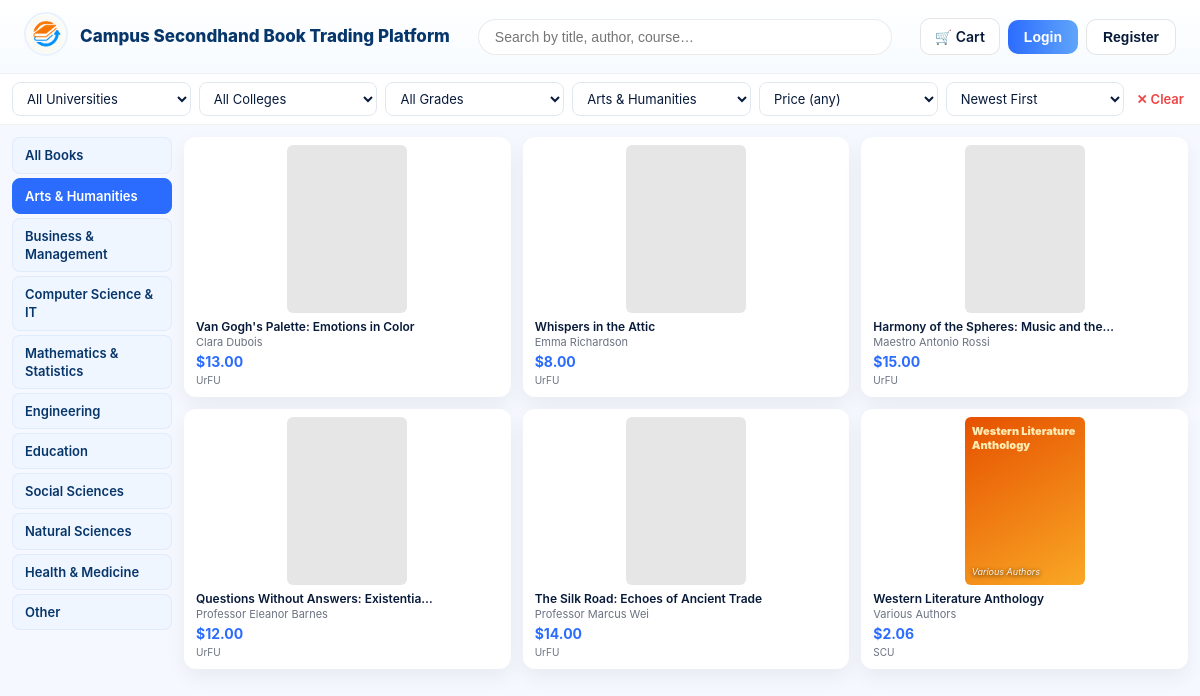
Page /home/?category=arts on the earlier database version.
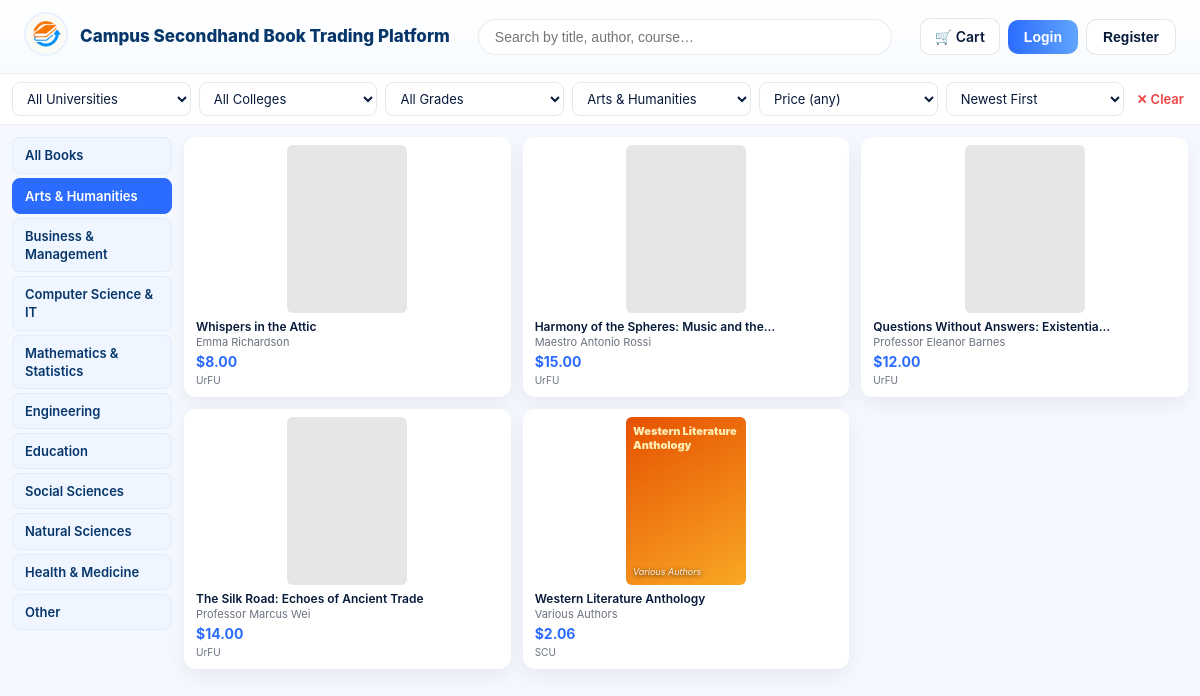
Same page on the later database version.
### books/models.py (models this page shows, shortened)
class Book(models.Model):
    CONDITION_CHOICES = [
        ('like_new', 'Like New (98%)'),
        ('good', 'Good (85%)'),
        ('used', 'Used (70%)'),
    ]
    CATEGORY_CHOICES = [
        ('arts', 'Arts & Humanities'),
        ('business', 'Business & Management'),
        ('cs', 'Computer Science & IT'),
        ('math', 'Mathematics & Statistics'),
        ('engineering', 'Engineering'),
        ('education', 'Education'),
        ('social', 'Social Sciences'),
        ('natural', 'Natural Sciences'),
        ('health', 'Health & Medicine'),
        ('other', 'Other'),
    ]
    GRADE_CHOICES = [
        ('elem', 'Elementary School'),
        ('middle', 'Middle School'),
        ('hs', 'High School'),
        ('1', 'Freshman (Year 1)'),
        ('2', 'Sophomore (Year 2)'),
        ('3', 'Junior (Year 3)'),
        ('4', 'Senior (Year 4)'),
        ('ms1', "Master's Year 1"),
        ('ms2', "Master's Year 2"),
        ('ms3', "Master's Year 3"),
        ('phd1', 'PhD Year 1'),
        ('phd2', 'PhD Year 2'),
        ('phd3', 'PhD Year 3'),
        ('phd4', 'PhD Year 4'),
        ('phd5', 'PhD Year 5+'),
    ]
    title = models.CharField(max_length=300, verbose_name='Book Title / 书名')
    author = models.CharField(max_length=200, verbose_name='Author / 作者')
    price = models.DecimalField(
        max_digits=8, decimal_places=2, null=True, blank=True,
        verbose_name='Price / 价格'
    )
    description = models.TextField(blank=True, verbose_name='Description / 描述')
    cover = models.ImageField(
        upload_to='covers/', blank=True, null=True,
        verbose_name='Cover Image / 封面图'
    )
    university = models.ForeignKey(
        University, on_delete=models.SET_NULL, null=True, blank=True,
        related_name='books', verbose_name='University / 学校'
    )
    college = models.CharField(max_length=200, blank=True, verbose_name='College / Faculty / 学院')
    program = models.CharField(max_length=200, blank=True, verbose_name='Major / Program / 专业')
    grade = models.CharField(
        max_length=10, choices=GRADE_CHOICES, blank=True,
        verbose_name='Grade Level / 年级'
    )
    course = models.CharField(max_length=200, blank=True, verbose_name='Course / 课程')
    category = models.CharField(
        max_length=20, choices=CATEGORY_CHOICES, blank=True,
        verbose_name='Category / 分类'
    )
    condition = models.CharField(
        max_length=10, choices=CONDITION_CHOICES, default='good',
        verbose_name='Condition / 成色'
    )
    year_published = models.IntegerField(
        null=True, blank=True, verbose_name='Year Published / 出版年份'
    )
    seller = models.ForeignKey(
        User, on_delete=models.CASCADE, related_name='books',
        verbose_name='Seller / 卖家'
    )
    created_at = models.DateTimeField(auto_now_add=True, verbose_name='Listed At / 上架时间')
    is_sold = models.BooleanField(default=False, verbose_name='Is Sold / 已售')
    class Meta:
        ordering = ['-created_at']
        verbose_name = 'Book / 书籍'
        verbose_name_plural = 'Books / 书籍列表'

class University(models.Model):
    name = models.CharField(max_length=200, verbose_name='University Name')
    country = models.CharField(max_length=100, default='China', verbose_name='Country')
    abbreviation = models.CharField(max_length=20, blank=True, verbose_name='Abbreviation')
    description = models.TextField(blank=True, verbose_name='Description')
    is_featured = models.BooleanField(default=False, verbose_name='Featured (appears first)')
    class Meta:
        ordering = ['-is_featured', 'name']
        verbose_name = 'University'
        verbose_name_plural = 'Universities'

### books/views.py (the view)
# urls.py: path('home/', views.home, name='home'),
def home(request):
    university_id = request.GET.get('university', '').strip()
    college = request.GET.get('college', '').strip()
    category = request.GET.get('category', '').strip()
    grade = request.GET.get('grade', '').strip()
    search = request.GET.get('search', '').strip()
    price_sort = request.GET.get('price_sort', '').strip()
    sort_by = request.GET.get('sort', 'newest').strip()
    page_number = request.GET.get('page', 1)
    books_qs = Book.objects.filter(is_sold=False).select_related('seller', 'university')
    if university_id:
        books_qs = books_qs.filter(university_id=university_id)
    if college:
        books_qs = books_qs.filter(college__icontains=college)
    if category:
        books_qs = books_qs.filter(category=category)
    if grade:
        books_qs = books_qs.filter(grade=grade)
    if search:
        books_qs = books_qs.filter(
            Q(title__icontains=search)
            | Q(author__icontains=search)
            | Q(course__icontains=search)
        )
    if sort_by == 'oldest':
        books_qs = books_qs.order_by('created_at')
    if price_sort == 'asc':
        books_qs = books_qs.order_by('price')
    elif price_sort == 'desc':
        books_qs = books_qs.order_by('-price')
    universities = cache.get('all_universities')
    if universities is None:
        universities = list(University.objects.all())
        cache.set('all_universities', universities, 3600)
    active_ads = Advertisement.objects.filter(is_active=True)[:3]
    active_ads = [ad for ad in active_ads if ad.is_visible]
    active_sponsors = list(Sponsor.objects.filter(is_active=True)[:6])
    paginator = Paginator(books_qs, 12)
    page_obj = paginator.get_page(page_number)
    cart = request.session.get('cart', [])
    logger.info(
        'Home: search=%r uni=%r college=%r cat=%r grade=%r → %d results',
        search, university_id, college, category, grade, paginator.count,
    )
    selected_uni_colleges = []
    if university_id:
        selected_uni_colleges = list(
            College.objects.filter(university_id=university_id)
                           .values_list('name', flat=True)
                           .order_by('name')
        )
    context = {
        'page_obj': page_obj,
        'universities': universities,
        'categories': Book.CATEGORY_CHOICES,
        'grades': Book.GRADE_CHOICES,
        'selected_university': university_id,
        'selected_college': college,
        'selected_category': category,
        'selected_grade': grade,
        'search': search,
        'price_sort': price_sort,
        'sort_by': sort_by,
        'active_ads': active_ads,
        'active_sponsors': active_sponsors,
        'cart_count': len(cart),
        'selected_uni_colleges': selected_uni_colleges,
        'college_suggestions_json': _college_suggestions_json(),
    }
    return render(request, 'home.html', context)

### books/views.py (called while the page is built)
def _college_suggestions_json():
    import json
    suggestions = {}
    for col in College.objects.select_related('university').order_by('university_id', 'name'):
        key = str(col.university_id)
        suggestions.setdefault(key, []).append(col.name)
    return json.dumps(suggestions)

### templates/home.html (shortened to what the changed rows need)
{% load static %}
<!DOCTYPE html>
<html lang="en">
<head>
  <link rel="stylesheet" href="{% static 'css/base.css' %}">
  <link rel="stylesheet" href="{% static 'css/home.css' %}">
</head>
<body>
<div class="layout">
  <aside class="left-cats">
    {% for val, label in categories %}
    <a href="{% url 'books:home' %}?category={{ val }}"
       style="text-decoration:none;">
      <div class="cat{% if selected_category == val %} cat-active{% endif %}">{{ label }}</div>
    </a>
    {% endfor %}
  </aside>
  <main>
    <div class="grid" id="bookGrid">
      {% for book in page_obj %}
      <div class="card"
           draggable="true"
           data-pk="{{ book.pk }}"
           onclick="location.href='{% url 'books:detail' book.pk %}'"
           style="cursor:pointer;">
        {% if book.cover %}
        <div class="cover" style="background-image:url('{{ book.cover.url }}');"></div>
        {% else %}
        <div class="cover auto-cover"
             data-title="{{ book.title|escapejs }}"
             data-author="{{ book.author|escapejs }}"></div>
        {% endif %}
        <div style="width:100%;padding:0 4px 2px;">
          <div class="title">{{ book.title|truncatechars:38 }}</div>
          <div class="author muted">{{ book.author }}</div>
          <div class="price">
            {% if book.price %}${{ book.price }}
            {% else %}<span style="color:#10b981;font-weight:700;">Free</span>
            {% endif %}
          </div>
          {% if book.university %}
          <div class="muted" style="font-size:10px;margin-top:1px;">
            {{ book.university.abbreviation|default:book.university.name|truncatechars:20 }}
          </div>
          {% endif %}
        </div>
      </div>
      {% endfor %}
    </div>
  </main>
</div>
</body>
</html>

Differences in the rows shown:
no longer on this page (row edited): Book: title "Van Gogh's Palette: Emotions in Color", author "Clara Dubois", price "13.00", university.abbreviation "UrFU"
